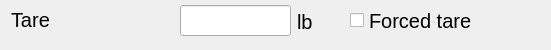
    <widget class="QWidget" name="gb2Tare" native="true">
     <property name="geometry">
      <rect>
       <x>30</x>
       <y>216</y>
       <width>551</width>
       <height>50</height>
      </rect>
     </property>
     <property name="font">
      <font>
       <pointsize>15</pointsize>
      </font>
     </property>
     <widget class="QLabel" name="lblTare">
      <property name="geometry">
       <rect>
        <x>11</x>
        <y>7</y>
        <width>161</width>
        <height>25</height>
       </rect>
      </property>
      <property name="font">
       <font>
        <pointsize>15</pointsize>
       </font>
      </property>
      <property name="text">
       <string notr="true">Tare</string>
      </property>
     </widget>
     <widget class="hobart::numericLineEdit" name="le2Tare">
      <property name="geometry">
       <rect>
        <x>180</x>
        <y>5</y>
        <width>111</width>
        <height>31</height>
       </rect>
      </property>
      <property name="font">
       <font>
        <pointsize>19</pointsize>
       </font>
      </property>
      <property name="text">
       <string notr="true"/>
      </property>
     </widget>
     <widget class="QCheckBox" name="chkbox2ForcedTare">
      <property name="geometry">
       <rect>
        <x>350</x>
        <y>3</y>
        <width>211</width>
        <height>35</height>
       </rect>
      </property>
      <property name="font">
       <font>
        <pointsize>15</pointsize>
       </font>
      </property>
      <property name="text">
       <string>Forced tare</string>
      </property>
     </widget>
     <widget class="QLabel" name="lbl2UnitSymbolTare">
      <property name="geometry">
       <rect>
        <x>297</x>
        <y>7</y>
        <width>31</width>
        <height>29</height>
       </rect>
      </property>
      <property name="font">
       <font>
        <pointsize>15</pointsize>
       </font>
      </property>
      <property name="toolTip">
       <string notr="true"/>
      </property>
      <property name="statusTip">
       <string notr="true"/>
      </property>
      <property name="text">
       <string notr="true">lb</string>
      </property>
      <property name="alignment">
       <set>Qt::AlignLeading|Qt::AlignLeft|Qt::AlignVCenter</set>
      </property>
     </widget>
    </widget>
